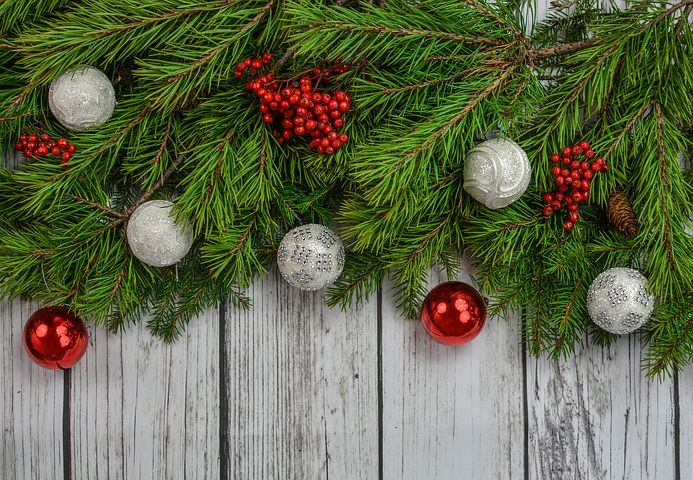
#> input picture example/12_data_preprocessing/이미지전처리/christmas.jpg, 693 x 480 px
$ jupyter execute --allow-errors imagepro.ipynb
#> lines starting #> are read from the running program, lines starting #| are printed output that depends on the picture; after the words box and inside, x2 and y2 are one past the last pixel; in counts of white or black regions, pixels touching at a corner belong together
[cell 1]
import cv2
import numpy as np

# 이미지 읽어오기
img = cv2.imread('./christmas.jpg')
#> img is the input picture: shape (480, 693, 3); mean B, G, R 73.4, 104.6, 98.3

# 이미지 출력
cv2.imshow('origin', img)
cv2.waitKey(0)
cv2.destroyAllWindows()

# 이미지 저장
cv2.imwrite('./test.jpg', img)
#> Out = True

[cell 2]
# rgb => gray
gray = cv2.cvtColor(img, cv2.COLOR_BGR2GRAY)
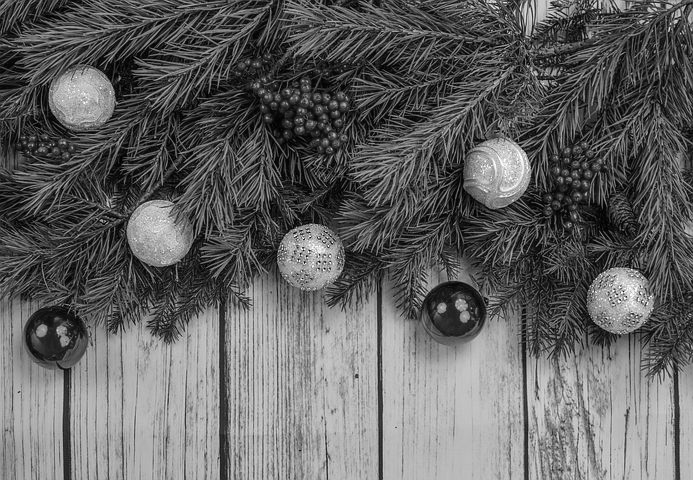
#> gray: shape (480, 693); min 0, max 255, mean 99.2
print(gray.shape)
#| (480, 693)
cv2.imshow('gray', gray)
cv2.waitKey(0)
cv2.destroyAllWindows()

[cell 3]
# gray => color
im_color = cv2.applyColorMap(gray, cv2.COLORMAP_SUMMER)
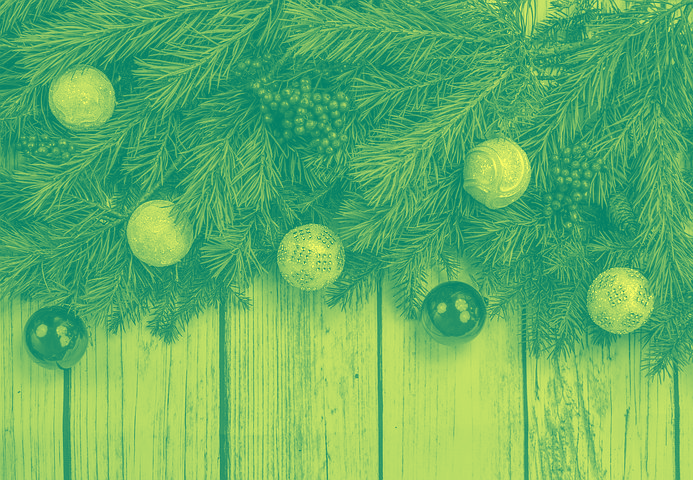
#> im_color: shape (480, 693, 3); mean B, G, R 102, 177.1, 99.2
print(im_color.shape)
#| (480, 693, 3)
cv2.imshow('im_color', im_color)
cv2.waitKey(0)
cv2.destroyAllWindows()

[cell 4]
# rgb => hsv
hsv = cv2.cvtColor(img, cv2.COLOR_BGR2HSV)
#> hsv: shape (480, 693, 3); mean H, S, V 45.9, 127.4, 110.5
cv2.imshow('hsv', hsv)
cv2.waitKey(0)
cv2.destroyAllWindows()

[cell 5]
# 그린 색상 마스킹
lower_green = np.array([30, 100, 50])
upper_green = np.array([70, 255, 255])

mask_green = cv2.inRange(hsv, lower_green, upper_green)
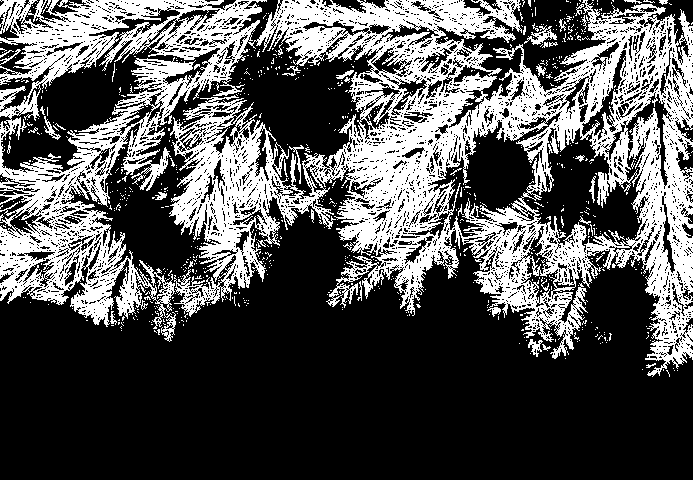
#> mask_green: shape (480, 693); 33% white; 858 white regions (816 under 20 px), largest, box (x1, y1, x2, y2) and area: (0, 0, 693, 377) 105566, (524, 25, 557, 45) 237, (0, 86, 26, 111) 227
cv2.imshow('mask_green', mask_green)
cv2.waitKey(0)
cv2.destroyAllWindows()

[cell 6]
# 레드 색상 마스킹
lower_green = np.array([0, 100, 50])
upper_green = np.array([10, 255, 255])

mask_green = cv2.inRange(hsv, lower_green, upper_green)
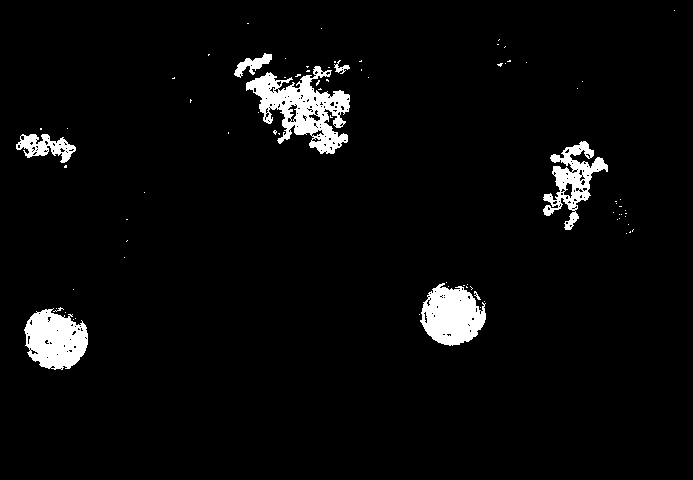
#> mask_green: shape (480, 693); 4% white; 79 white regions (71 under 20 px), largest, box (x1, y1, x2, y2) and area: (246, 66, 350, 154) 4106, (420, 283, 486, 346) 2841, (24, 308, 88, 370) 2792
cv2.imshow('mask_green', mask_green)
cv2.waitKey(0)
cv2.destroyAllWindows()

[cell 7]
# 사이즈 변환
rsimg = cv2.resize(img, (320,128))
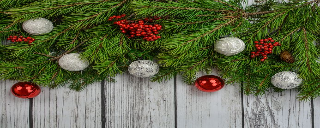
#> rsimg: shape (128, 320, 3); mean B, G, R 73.3, 104.5, 98.1
print(rsimg.shape)
#| (128, 320, 3)
cv2.imshow('rsimg', rsimg)
cv2.waitKey(0)
cv2.destroyAllWindows()

[cell 8]
# 이미지 자르기
print(img.shape)
#| (480, 693, 3)
crimg = img[200: 300,:420] # Y,X
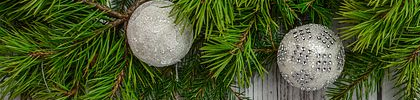
#> crimg: shape (100, 420, 3); mean B, G, R 44.3, 87.2, 73
print(crimg.shape)
#| (100, 420, 3)
cv2.imshow('crimg', crimg)
cv2.waitKey(0)
cv2.destroyAllWindows()

[cell 9]
# 이미지 이동

rows, cols, channels = img.shape
#> rows = 480; cols = 693; channels = 3

M = np.float32([[1,0,100],[0,1,50]])
dst = cv2.warpAffine(img,M,(cols,rows))
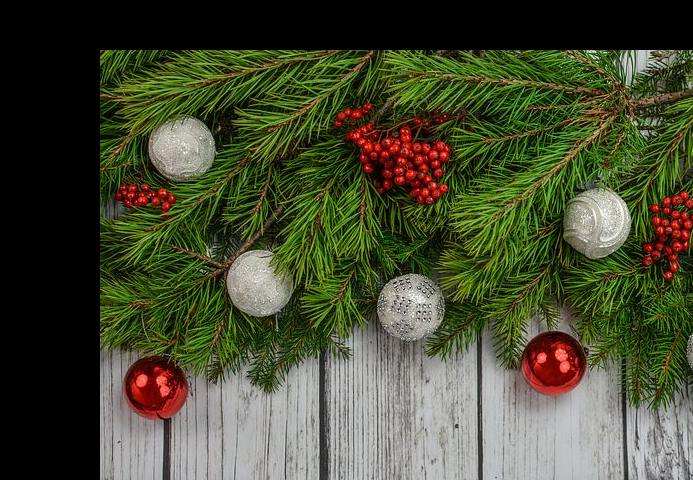
#> dst: shape (480, 693, 3); mean B, G, R 49, 75.1, 70.8
cv2.imshow('dst', dst)
cv2.waitKey(0)
cv2.destroyAllWindows()

[cell 10]
# 이미지 회전

M = cv2.getRotationMatrix2D((cols/2,rows/2),-30,1)
rotate_30 = cv2.warpAffine(img,M,(cols,rows))
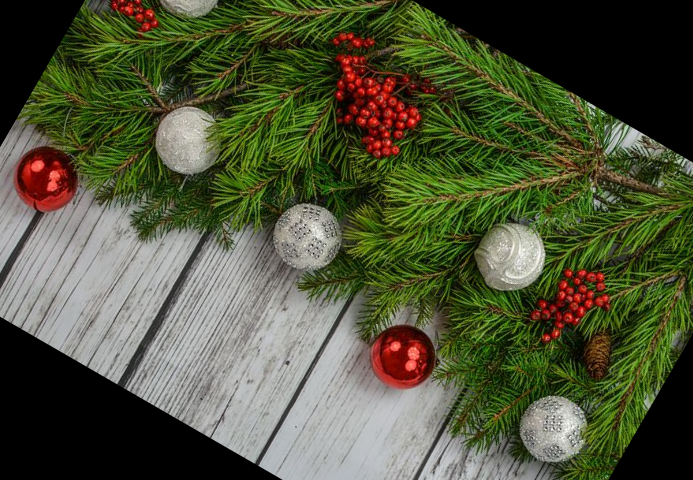
#> rotate_30: shape (480, 693, 3); mean B, G, R 56.9, 83.6, 78.9
cv2.imshow('rotate_30', rotate_30)
cv2.waitKey(0)
cv2.destroyAllWindows()

[cell 11]
# 랜덤 이미지 변환

import random
rotate = random.randint(0,360)
x_shift = random.randint(-50,50)
y_shift = random.randint(-50,50)
print(rotate, x_shift, y_shift)
rm = cv2.getRotationMatrix2D((cols/2,rows/2),rotate,1)
sm = np.float32([[1,0,x_shift],[0,1,y_shift]])
dst = cv2.warpAffine(img,rm,(cols,rows))
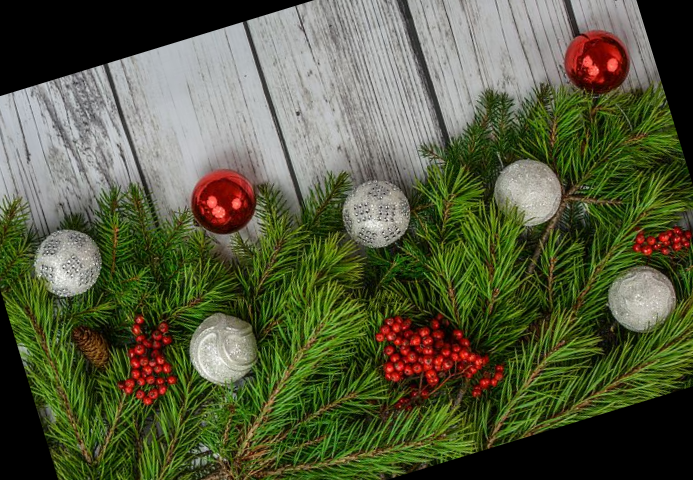
#> dst: shape (480, 693, 3); mean B, G, R 62.2, 90.3, 85.2
dst = cv2.warpAffine(dst,sm,(cols,rows))
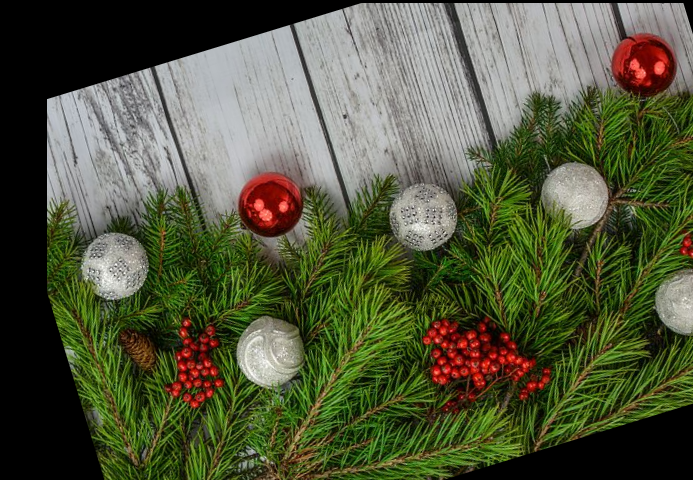
#> dst: shape (480, 693, 3); mean B, G, R 60.7, 86.7, 82
cv2.imshow('rdst', dst)
cv2.waitKey(0)
cv2.destroyAllWindows()
